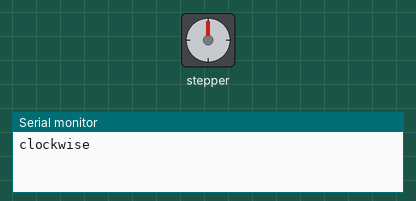
Simulated run of this sketch. Board: Arduino Uno, built with avr-gcc and run on an emulated ATmega328P. Parts: stepper motor, the last lines printed to the serial monitor. Stepper angles assume 200 steps per turn.

Above: at 0.05 s.
At 3.0 s:
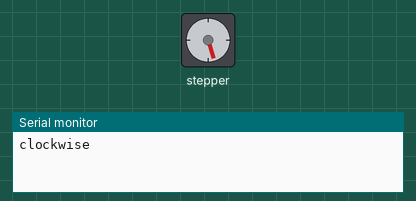
At 6.0 s:
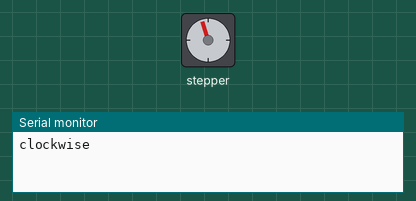
At 12.25 s:
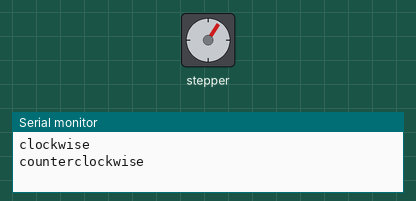
Timing chart, 0 to 17.0 s (numbered marks = the images above):
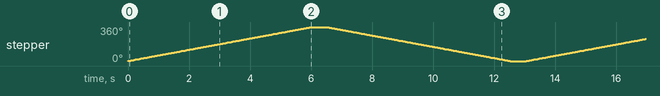

Measured:
- by itself, stepper: turns 360° clockwise in 6.0 s, then 360° counter-clockwise in 6.0 s, repeating every 13.1 s

The sketch:

moter_dcontrol.ino
```cpp
#include <Stepper.h>

const int stepsPerRevolution = 200;  // change this to fit the number of steps per revolution
// for your motor
// 200에 한바퀴 -+ 시계 반시계 변경, 숫자 부호를 바꾸면 안됨

// initialize the stepper library on pins 8 through 11:
Stepper myStepper(stepsPerRevolution, 8, 9, 10, 11);

void setup() {
  // set the speed at 60 rpm:
  myStepper.setSpeed(10); // 속도 변경
  // initialize the serial port:
  Serial.begin(9600);
}

void loop() {
  // step one revolution  in one direction:
  Serial.println("clockwise");
  myStepper.step(stepsPerRevolution); // 모터 움직이는 함수
  delay(500);

  // step one revolution in the other direction:
  Serial.println("counterclockwise");
  myStepper.step(-stepsPerRevolution); // -붙이면 시계 반시계 변경
  delay(500);
}
```
